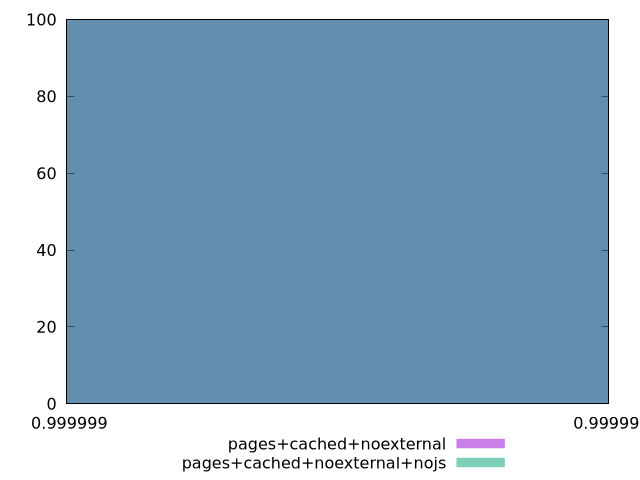

gnuplot code for this plot:
$_pagesCachedNoexternal <<EOF
12.80000000000001 100
EOF
$_pagesCachedNoexternalNojs <<EOF
12.80000000000001 100
EOF
set key outside below
set terminal pngcairo
set output "report_00006_2020-11-02T20-21-41.718Z/estimated-input-latency/estimated-input-latency_pages+cached+noexternal_pages+cached+noexternal+nojs+hist.png"
set boxwidth 1.7983939046234355e-14
set style fill transparent solid 0.5 noborder
set yrange [0:100]
plot $_pagesCachedNoexternal title "pages+cached+noexternal" with boxes ,$_pagesCachedNoexternalNojs title "pages+cached+noexternal+nojs" with boxes ,
